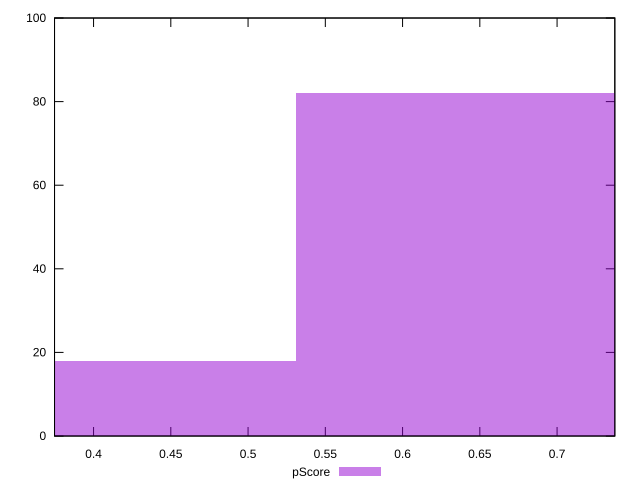

This figure's gnuplot source:
reset

$pScore <<EOF
0.4249990357318529 18
0.6374985535977793 82
EOF

set key outside below
set boxwidth 0.21249951786592644
set xrange [0.3747384313267001:0.73737663679874]
set yrange [0:100]
set trange [0:100]
set style fill transparent solid 0.5 noborder
set terminal svg size 640, 490 enhanced background rgb 'white'
set output "report_00018_2021-02-10T15-25-16.877Z/speed-index/samples/pages+cached/pScore/histogram.svg"

plot $pScore title "pScore" with boxes

reset
